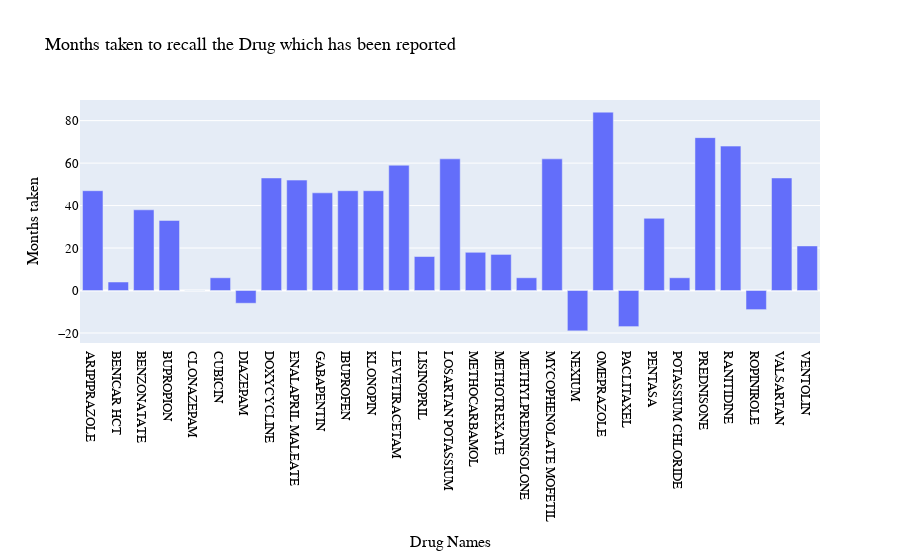
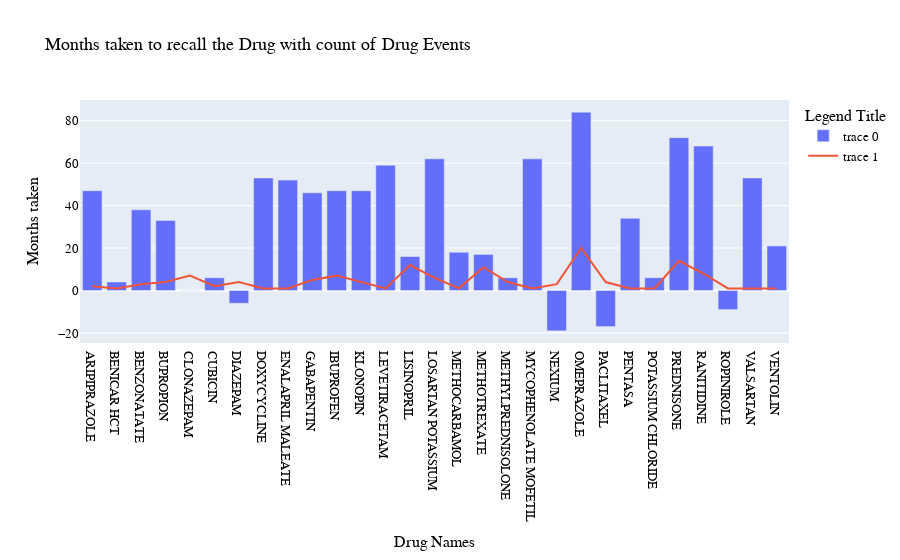

The notebook cell saved with these charts, in order:
### Code cell
import plotly.graph_objects as go
fig=go.Figure()
fig.add_trace(
        go.Bar(x = result.index, y = result["time_delta"]))
fig.update_layout(
    title="Months taken to recall the Drug which has been reported",
    xaxis_title="Drug Names",
    yaxis_title="Months taken ",
    legend_title="Legend Title",
    font=dict(
        family="Courier New, monospace",
        size=13,
        color="Black"
    )
)
print('''1. The Graph gives us the Drugs which were reported by a patient as well as recalled successfully by FDA\n''')
print('''2. The months taken for FDA to recall a drug successfully by FDA\n''')
print('''3. By this we can see a huge difference for a drug to be recalled, \n this is an indication for FDA to look into the Drug Events reported by public and other healthcare professionals''')
fig.show()

print(''' \n1. The red line represents the number of times the drug was reported by public and health professionals before the recall was initiated''')
import plotly.graph_objects as go
fig=go.Figure()
fig.add_trace(
        go.Bar(x = result.index, y = result["time_delta"]))
fig.add_trace(
        go.Scatter(x = result1.index, y = y))
fig.update_layout(
    title="Months taken to recall the Drug with count of Drug Events",
    xaxis_title="Drug Names",
    yaxis_title="Months taken ",
    legend_title="Legend Title",
    font=dict(
        family="Courier New, monospace",
        size=13,
        color="Black"
    )
)

### Figure 1 — Plotly figure (JSON) as saved in the notebook; plotly's stock layout.template omitted (floating-point values rounded to 4 significant figures)
{"data": [{"type": "bar", "x": ["ARIPIPRAZOLE", "BENICAR HCT", "BENZONATATE", "BUPROPION", "CLONAZEPAM", "CUBICIN", "DIAZEPAM", "DOXYCYCLINE", "ENALAPRIL MALEATE", "GABAPENTIN", "IBUPROFEN", "KLONOPIN", "LEVETIRACETAM", "LISINOPRIL", "LOSARTAN POTASSIUM", "METHOCARBAMOL", "METHOTREXATE", "METHYLPREDNISOLONE", "MYCOPHENOLATE MOFETIL", "NEXIUM", "OMEPRAZOLE", "PACLITAXEL", "PENTASA", "POTASSIUM CHLORIDE", "PREDNISONE", "RANITIDINE", "ROPINIROLE", "VALSARTAN", "VENTOLIN"], "y": [47, 4, 38, 33, 0, 6, -6, 53, 52, 46, 47, 47, 59, 16, 62, 18, 17, 6, 62, -19, 84, -17, 34, 6, 72, 68, -9, 53, 21]}], "layout": {"font": {"color": "Black", "family": "Courier New, monospace", "size": 13}, "legend": {"title": {"text": "Legend Title"}}, "title": {"text": "Months taken to recall the Drug which has been reported"}, "xaxis": {"title": {"text": "Drug Names"}}, "yaxis": {"title": {"text": "Months taken "}}}}

### Figure 2 — Plotly figure (JSON) as saved in the notebook; plotly's stock layout.template omitted (floating-point values rounded to 4 significant figures)
{"data": [{"type": "bar", "x": ["ARIPIPRAZOLE", "BENICAR HCT", "BENZONATATE", "BUPROPION", "CLONAZEPAM", "CUBICIN", "DIAZEPAM", "DOXYCYCLINE", "ENALAPRIL MALEATE", "GABAPENTIN", "IBUPROFEN", "KLONOPIN", "LEVETIRACETAM", "LISINOPRIL", "LOSARTAN POTASSIUM", "METHOCARBAMOL", "METHOTREXATE", "METHYLPREDNISOLONE", "MYCOPHENOLATE MOFETIL", "NEXIUM", "OMEPRAZOLE", "PACLITAXEL", "PENTASA", "POTASSIUM CHLORIDE", "PREDNISONE", "RANITIDINE", "ROPINIROLE", "VALSARTAN", "VENTOLIN"], "y": [47, 4, 38, 33, 0, 6, -6, 53, 52, 46, 47, 47, 59, 16, 62, 18, 17, 6, 62, -19, 84, -17, 34, 6, 72, 68, -9, 53, 21]}, {"type": "scatter", "x": ["ARIPIPRAZOLE", "BENICAR HCT", "BENZONATATE", "BUPROPION", "CLONAZEPAM", "CUBICIN", "DIAZEPAM", "DOXYCYCLINE", "ENALAPRIL MALEATE", "GABAPENTIN", "IBUPROFEN", "KLONOPIN", "LEVETIRACETAM", "LISINOPRIL", "LOSARTAN POTASSIUM", "METHOCARBAMOL", "METHOTREXATE", "METHYLPREDNISOLONE", "MYCOPHENOLATE MOFETIL", "NEXIUM", "OMEPRAZOLE", "PACLITAXEL", "PENTASA", "POTASSIUM CHLORIDE", "PREDNISONE", "RANITIDINE", "ROPINIROLE", "VALSARTAN", "VENTOLIN"], "y": [2, 1, 3, 4, 7, 2, 4, 1, 1, 5, 7, 4, 1, 12, 6, 1, 11, 4, 1, 3, 20, 4, 1, 1, 14, 8, 1, 1, 1]}], "layout": {"font": {"color": "Black", "family": "Courier New, monospace", "size": 13}, "legend": {"title": {"text": "Legend Title"}}, "title": {"text": "Months taken to recall the Drug with count of Drug Events"}, "xaxis": {"title": {"text": "Drug Names"}}, "yaxis": {"title": {"text": "Months taken "}}}}
